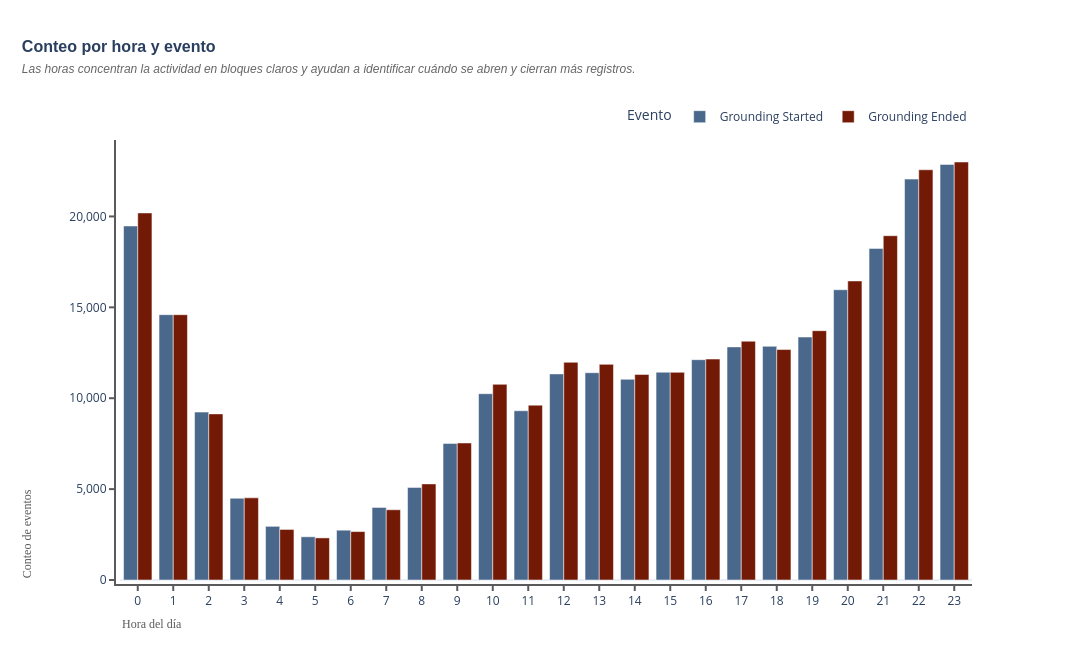

The notebook cell this image was saved under:
### Code cell
#? Visualizacion con Plotly de la agrupacion por hora
agrupacion_hora_plot = agrupacion_hora.reset_index().melt(id_vars='hora', value_vars=['Grounding Started', 'Grounding Ended'], var_name='event', value_name='conteo')

fig = px.bar(
    agrupacion_hora_plot,
    x='hora',
    y='conteo',
    color='event',
    barmode='group',
    category_orders={'hora': list(range(24))},
    color_discrete_map=EVENT_COLORS,
    title='Conteo por hora y evento'
)
apply_dashboard_theme(
    fig,
    'Conteo por hora y evento',
    'Las horas concentran la actividad en bloques claros y ayudan a identificar cuándo se abren y cierran más registros.',
    height=650,
)
apply_dashboard_axes(fig, x_label='Hora del día', y_label='Conteo de eventos', x_ticks=list(range(24)), x_tick_labels=[str(h) for h in range(24)], x_tick_angle=0, y_axis_style={'tickformat': ',.0f'})
fig.update_layout(hovermode='x', legend=dict(title='Evento', orientation='h', yanchor='bottom', y=1.02, xanchor='right', x=1))
fig.show()

### Figure 1 — Plotly figure (JSON) as saved in the notebook; plotly's stock layout.template omitted (floating-point values rounded to 4 significant figures)
{"data": [{"alignmentgroup": "True", "hovertemplate": "event=Grounding Started<br>hora=%{x}<br>conteo=%{y}<extra></extra>", "legendgroup": "Grounding Started", "marker": {"color": "#4A678C", "pattern": {"shape": ""}}, "name": "Grounding Started", "offsetgroup": "Grounding Started", "orientation": "v", "showlegend": true, "textposition": "auto", "x": [0, 1, 2, 3, 4, 5, 6, 7, 8, 9, 10, 11, 12, 13, 14, 15, 16, 17, 18, 19, 20, 21, 22, 23], "xaxis": "x", "y": [19476, 14597, 9236, 4495, 2952, 2377, 2740, 3994, 5094, 7513, 10249, 9309, 11337, 11403, 11041, 11430, 12119, 12824, 12855, 13367, 15968, 18241, 22055, 22864], "yaxis": "y", "type": "bar"}, {"alignmentgroup": "True", "hovertemplate": "event=Grounding Ended<br>hora=%{x}<br>conteo=%{y}<extra></extra>", "legendgroup": "Grounding Ended", "marker": {"color": "#731A06", "pattern": {"shape": ""}}, "name": "Grounding Ended", "offsetgroup": "Grounding Ended", "orientation": "v", "showlegend": true, "textposition": "auto", "x": [0, 1, 2, 3, 4, 5, 6, 7, 8, 9, 10, 11, 12, 13, 14, 15, 16, 17, 18, 19, 20, 21, 22, 23], "xaxis": "x", "y": [20193, 14595, 9138, 4519, 2781, 2316, 2664, 3865, 5288, 7538, 10764, 9617, 11976, 11862, 11309, 11424, 12155, 13135, 12679, 13715, 16452, 18940, 22567, 22995], "yaxis": "y", "type": "bar"}], "layout": {"xaxis": {"anchor": "y", "domain": [0.0, 1.0], "title": {"text": ""}, "categoryorder": "array", "categoryarray": [0, 1, 2, 3, 4, 5, 6, 7, 8, 9, 10, 11, 12, 13, 14, 15, 16, 17, 18, 19, 20, 21, 22, 23], "showgrid": false, "showline": true, "linewidth": 2, "linecolor": "#5A5A5C", "tickangle": 0, "ticks": "outside", "tickwidth": 2, "tickcolor": "#5A5A5C", "tickvals": [0, 1, 2, 3, 4, 5, 6, 7, 8, 9, 10, 11, 12, 13, 14, 15, 16, 17, 18, 19, 20, 21, 22, 23], "ticktext": ["0", "1", "2", "3", "4", "5", "6", "7", "8", "9", "10", "11", "12", "13", "14", "15", "16", "17", "18", "19", "20", "21", "22", "23"]}, "yaxis": {"anchor": "x", "domain": [0.0, 1.0], "title": {"text": ""}, "showgrid": false, "showline": true, "linewidth": 2, "linecolor": "#5A5A5C", "ticks": "outside", "tickwidth": 2, "tickcolor": "#5A5A5C", "tickformat": ",.0f"}, "legend": {"title": {"text": "Evento"}, "tracegroupgap": 0, "orientation": "h", "yanchor": "bottom", "y": 1.02, "xanchor": "right", "x": 1}, "title": {"text": "<b>Conteo por hora y evento</b><br><i><span style='font-size:12px;font-weight:200;color:#666'>Las horas concentran la actividad en bloques claros y ayudan a identificar cuándo se abren y cierran más registros.</span></i>", "font": {"size": 16, "family": "Arial"}, "x": 0.02, "xanchor": "left", "y": 0.92}, "barmode": "group", "margin": {"l": 120, "r": 120, "b": 70, "t": 140, "pad": 4}, "autosize": false, "width": 1200, "height": 650, "paper_bgcolor": "white", "plot_bgcolor": "white", "annotations": [{"font": {"color": "#5A5A5C", "family": "Arial Black", "size": 12}, "showarrow": false, "text": "Hora del día", "x": 0, "xanchor": "left", "xref": "paper", "y": -0.12, "yanchor": "bottom", "yref": "paper"}, {"font": {"color": "#5A5A5C", "family": "Arial Black", "size": 12}, "showarrow": false, "text": "Conteo de eventos", "textangle": -90, "x": -0.12, "xanchor": "left", "xref": "paper", "y": 0, "yanchor": "bottom", "yref": "paper"}], "hovermode": "x"}}
